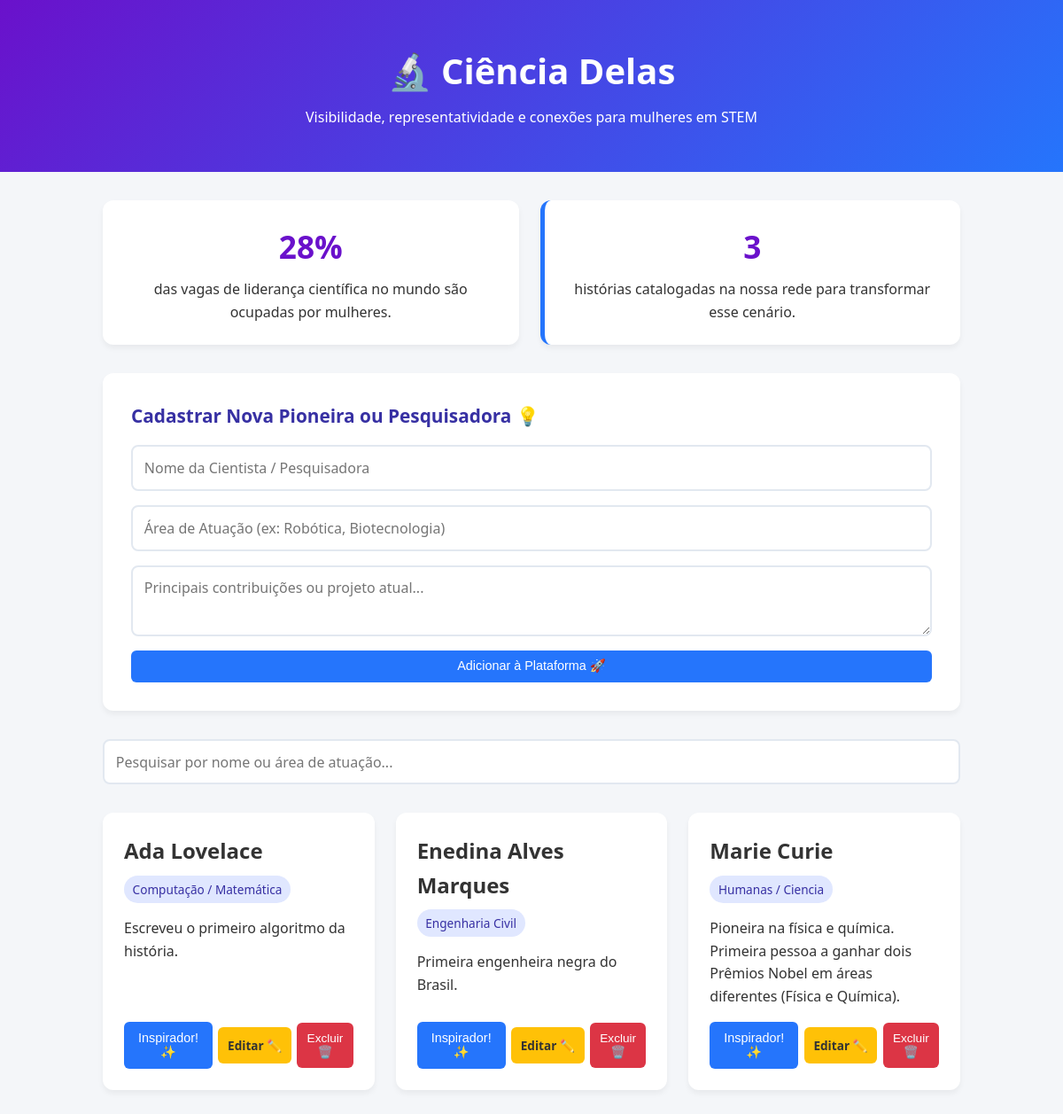
The page / on the database its author committed.
### tables this page shows
CREATE TABLE cientistas (
            id INTEGER PRIMARY KEY AUTOINCREMENT,
            nome TEXT NOT NULL,
            area TEXT NOT NULL,
            feito TEXT NOT NULL
        );

### controllers/cientistas_controllers.py (the view)
    @app.route('/')
    def home():
        cientistas = cientista_models.obter_todas()
        return render_template('index.html', cientistas=cientistas)

### models/cientista_models.py (called while the page is built)
def conectar():
    conexao = sqlite3.connect(DB_NAME)
    conexao.row_factory = sqlite3.Row  # Permite acessar as colunas pelo nome
    return conexao

def obter_todas():
    conexao = conectar()
    cursor = conexao.cursor()
    cursor.execute('SELECT * FROM cientistas')
    registros = cursor.fetchall()
    conexao.close()
    return [dict(r) for r in registros]

### templates/index.html (shortened to what this page needs)
<!DOCTYPE html>
<html lang="pt-BR">
<head>
    <link rel="stylesheet" href="{{ url_for('static', filename='style.css') }}">
</head>
<body>
    <header>
        <h1>🔬 Ciência Delas</h1>
        <p>Visibilidade, representatividade e conexões para mulheres em STEM</p>
    </header>
    <main class="container">
        <section class="impact-banner">
            <div class="stat-box">
                <h3 id="counterStat">0%</h3>
                <p>das vagas de liderança científica no mundo são ocupadas por mulheres.</p>
            </div>
            <div class="stat-box highlight">
                <h3 id="counterCommunity">0</h3>
                <p>histórias catalogadas na nossa rede para transformar esse cenário.</p>
            </div>
        </section>
        <section class="form-section">
            <h2>Cadastrar Nova Pioneira ou Pesquisadora 💡</h2>
            <form action="/adicionar" method="POST">
                <input type="text" name="nome" placeholder="Nome da Cientista / Pesquisadora" required>
                <input type="text" name="area" placeholder="Área de Atuação (ex: Robótica, Biotecnologia)" required>
                <textarea name="feito" placeholder="Principais contribuições ou projeto atual..." required></textarea>
                <button type="submit">Adicionar à Plataforma 🚀</button>
            </form>
        </section>
        <section class="search-section">
            <input type="text" id="searchInput" placeholder="Pesquisar por nome ou área de atuação...">
        </section>
        <section class="cards-grid" id="cardsContainer">
            {% for c in cientistas %}
            <div class="card" data-name="{{ c.nome | lower }}" data-area="{{ c.area | lower }}">
                <div>
                    <h2>{{ c.nome }}</h2>
                    <span class="badge">{{ c.area }}</span>
                    <p>{{ c.feito }}</p>
                </div>
                <div class="card-actions">
                    <button onclick="destacarCard(this)">Inspirador! ✨</button>
                    <a href="/editar/{{ c.id }}" class="btn-action btn-edit">Editar ✏️</a>
                    <form action="/deletar/{{ c.id }}" method="POST" style="flex: 1;">
                        <button type="submit" class="btn-action btn-delete" onclick="return confirm('Deseja realmente excluir?')">Excluir 🗑️</button>
                    </form>
                </div>
            </div>
            {% endfor %}
        </section>
    </main>
</body>
</html>

### static/style.css (style rules this page uses)
* { box-sizing: border-box; margin: 0; padding: 0; }
body { font-family: 'Segoe UI', Tahoma, Geneva, Verdana, sans-serif; background-color: #f4f6f9; color: #333; line-height: 1.6; }
header { background: linear-gradient(135deg, #6a11cb 0%, #2575fc 100%); color: white; text-align: center; padding: 3rem 1rem; }
header h1 { font-size: 2.5rem; margin-bottom: 0.5rem; }
.container { max-width: 1000px; margin: 2rem auto; padding: 0 1rem; }
.impact-banner { display: flex; gap: 1.5rem; margin-bottom: 2rem; flex-wrap: wrap; }
.stat-box { flex: 1; min-width: 250px; background: white; padding: 1.5rem; border-radius: 12px; text-align: center; box-shadow: 0 4px 6px rgba(0,0,0,0.05); }
.stat-box h3 { font-size: 2.2rem; color: #6a11cb; margin-bottom: 0.5rem; }
.stat-box.highlight { border-left: 5px solid #2575fc; }
.form-section { background: white; padding: 2rem; border-radius: 12px; box-shadow: 0 4px 6px rgba(0,0,0,0.05); margin-bottom: 2rem; }
.form-section h2 { color: #3730a3; font-size: 1.3rem; margin-bottom: 1rem; }
.form-section form { display: flex; flex-direction: column; gap: 1rem; }
.form-section input, .form-section textarea, .search-section input { padding: 0.8rem; border: 2px solid #e2e8f0; border-radius: 8px; font-family: inherit; font-size: 1rem; outline: none; transition: border-color 0.3s; }
.form-section textarea { resize: vertical; height: 80px; }
.search-section { margin-bottom: 2rem; text-align: center; }
.search-section input { width: 100%; }
.cards-grid { display: grid; grid-template-columns: repeat(auto-fit, minmax(280px, 1fr)); gap: 1.5rem; }
.card { background: white; padding: 1.5rem; border-radius: 12px; box-shadow: 0 4px 6px rgba(0,0,0,0.05); transition: transform 0.2s, box-shadow 0.2s, background-color 0.3s, border 0.3s; display: flex; flex-direction: column; justify-content: space-between; }
.badge { display: inline-block; background-color: #e0e7ff; color: #3730a3; padding: 0.3rem 0.6rem; font-size: 0.85rem; border-radius: 20px; margin: 0.5rem 0 1rem 0; width: fit-content; }
.card-actions { display: flex; gap: 0.4rem; margin-top: 1rem; align-items: center; }
button { background-color: #2575fc; color: white; border: none; padding: 0.6rem 1rem; border-radius: 6px; cursor: pointer; font-size: 0.9rem; transition: background-color 0.2s; flex: 1; }
.btn-action { display: block; padding: 0.6rem; border-radius: 6px; font-size: 0.85rem; text-align: center; text-decoration: none; color: white; border: none; cursor: pointer; flex: 1; }
.btn-edit { background-color: #ffc107; color: #333; font-weight: bold; }
.btn-delete { background-color: #dc3545; width: 100%; }

### rows shown on the page
cientistas: nome "Ada Lovelace", area "Computação / Matemática", feito "Escreveu o primeiro algoritmo da história."
cientistas: nome "Enedina Alves Marques", area "Engenharia Civil", feito "Primeira engenheira negra do Brasil."
cientistas: nome "Marie Curie", area "Humanas / Ciencia", feito "Pioneira na física e química. Primeira pessoa a ganhar dois Prêmios Nobel em áreas diferentes (Física e Química)."
